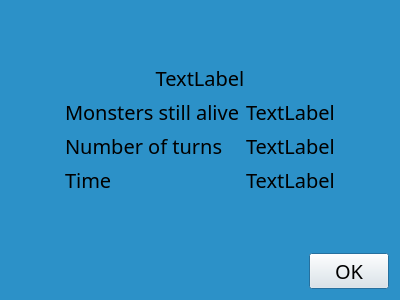
<?xml version="1.0" encoding="UTF-8"?>
<ui version="4.0">
 <class>EndGameView</class>
 <widget class="QDialog" name="EndGameView">
  <property name="geometry">
   <rect>
    <x>0</x>
    <y>0</y>
    <width>400</width>
    <height>300</height>
   </rect>
  </property>
  <property name="palette">
   <palette>
    <active>
     <colorrole role="Base">
      <brush brushstyle="SolidPattern">
       <color alpha="255">
        <red>255</red>
        <green>255</green>
        <blue>255</blue>
       </color>
      </brush>
     </colorrole>
     <colorrole role="Window">
      <brush brushstyle="SolidPattern">
       <color alpha="255">
        <red>44</red>
        <green>145</green>
        <blue>200</blue>
       </color>
      </brush>
     </colorrole>
    </active>
    <inactive>
     <colorrole role="Base">
      <brush brushstyle="SolidPattern">
       <color alpha="255">
        <red>255</red>
        <green>255</green>
        <blue>255</blue>
       </color>
      </brush>
     </colorrole>
     <colorrole role="Window">
      <brush brushstyle="SolidPattern">
       <color alpha="255">
        <red>44</red>
        <green>145</green>
        <blue>200</blue>
       </color>
      </brush>
     </colorrole>
    </inactive>
    <disabled>
     <colorrole role="Base">
      <brush brushstyle="SolidPattern">
       <color alpha="255">
        <red>44</red>
        <green>145</green>
        <blue>200</blue>
       </color>
      </brush>
     </colorrole>
     <colorrole role="Window">
      <brush brushstyle="SolidPattern">
       <color alpha="255">
        <red>44</red>
        <green>145</green>
        <blue>200</blue>
       </color>
      </brush>
     </colorrole>
    </disabled>
   </palette>
  </property>
  <property name="font">
   <font>
    <family>Accanthis ADF Std</family>
    <pointsize>15</pointsize>
   </font>
  </property>
  <property name="windowTitle">
   <string>Dialog</string>
  </property>
  <layout class="QVBoxLayout" name="verticalLayout_2">
   <item>
    <spacer name="verticalSpacer">
     <property name="orientation">
      <enum>Qt::Vertical</enum>
     </property>
     <property name="sizeHint" stdset="0">
      <size>
       <width>20</width>
       <height>40</height>
      </size>
     </property>
    </spacer>
   </item>
   <item>
    <layout class="QHBoxLayout" name="horizontalLayout">
     <item>
      <spacer name="horizontalSpacer_2">
       <property name="orientation">
        <enum>Qt::Horizontal</enum>
       </property>
       <property name="sizeHint" stdset="0">
        <size>
         <width>40</width>
         <height>20</height>
        </size>
       </property>
      </spacer>
     </item>
     <item>
      <layout class="QVBoxLayout" name="verticalLayout">
       <item>
        <widget class="QLabel" name="labelWhoWin">
         <property name="text">
          <string>TextLabel</string>
         </property>
         <property name="alignment">
          <set>Qt::AlignCenter</set>
         </property>
        </widget>
       </item>
       <item>
        <layout class="QFormLayout" name="formLayout">
         <item row="1" column="1">
          <widget class="QLabel" name="labelNumberMonsters">
           <property name="text">
            <string>TextLabel</string>
           </property>
          </widget>
         </item>
         <item row="2" column="1">
          <widget class="QLabel" name="labelNumberTurns">
           <property name="text">
            <string>TextLabel</string>
           </property>
          </widget>
         </item>
         <item row="3" column="1">
          <widget class="QLabel" name="labelTime">
           <property name="text">
            <string>TextLabel</string>
           </property>
          </widget>
         </item>
         <item row="1" column="0">
          <widget class="QLabel" name="label_2">
           <property name="text">
            <string>Monsters still alive</string>
           </property>
          </widget>
         </item>
         <item row="2" column="0">
          <widget class="QLabel" name="label">
           <property name="text">
            <string>Number of turns</string>
           </property>
          </widget>
         </item>
         <item row="3" column="0">
          <widget class="QLabel" name="label_4">
           <property name="text">
            <string>Time</string>
           </property>
          </widget>
         </item>
        </layout>
       </item>
      </layout>
     </item>
     <item>
      <spacer name="horizontalSpacer">
       <property name="orientation">
        <enum>Qt::Horizontal</enum>
       </property>
       <property name="sizeHint" stdset="0">
        <size>
         <width>40</width>
         <height>20</height>
        </size>
       </property>
      </spacer>
     </item>
    </layout>
   </item>
   <item>
    <spacer name="verticalSpacer_2">
     <property name="orientation">
      <enum>Qt::Vertical</enum>
     </property>
     <property name="sizeHint" stdset="0">
      <size>
       <width>20</width>
       <height>40</height>
      </size>
     </property>
    </spacer>
   </item>
   <item>
    <widget class="QDialogButtonBox" name="buttonBox">
     <property name="standardButtons">
      <set>QDialogButtonBox::Ok</set>
     </property>
    </widget>
   </item>
  </layout>
 </widget>
 <resources/>
 <connections/>
</ui>
